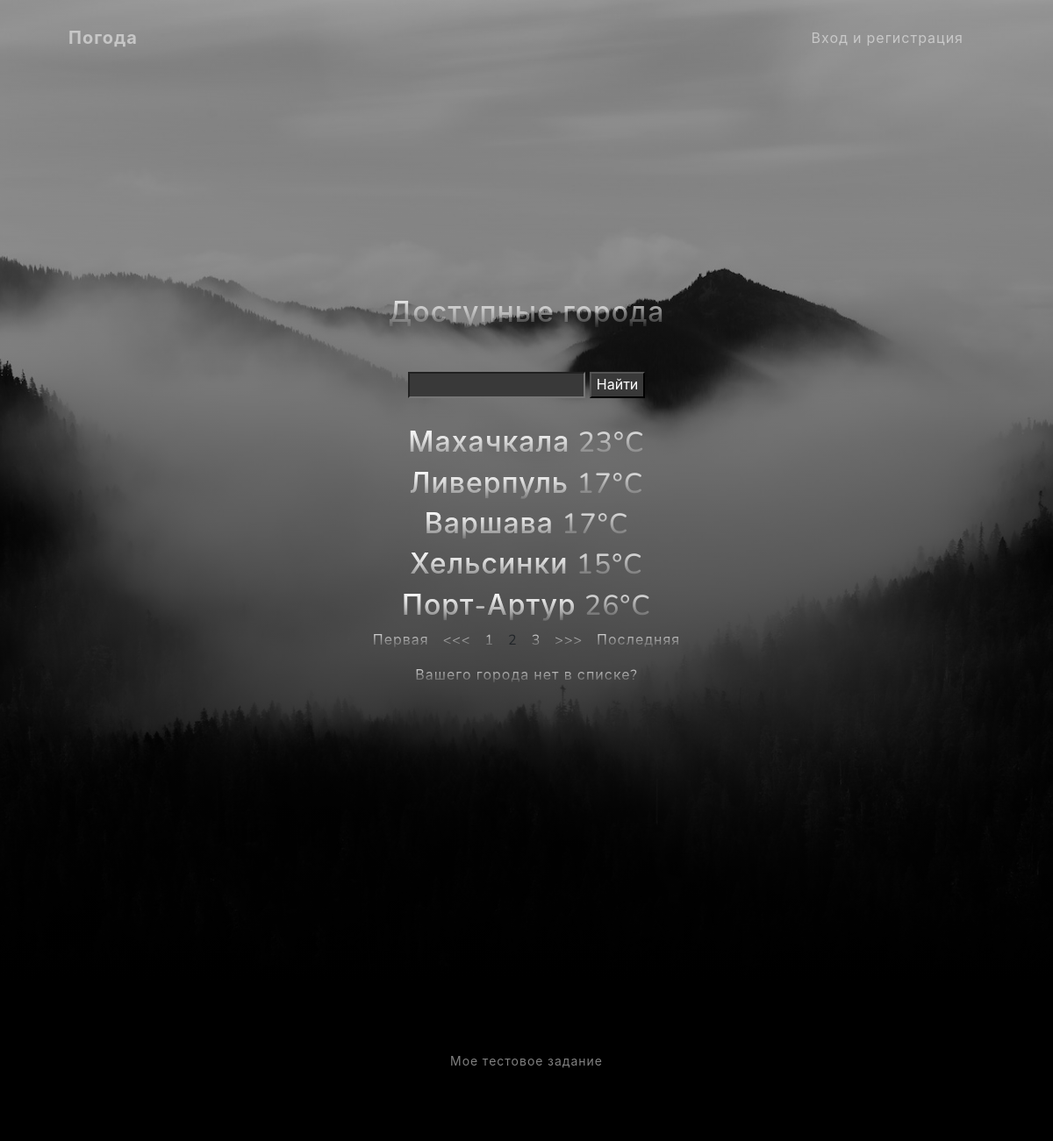
The app's page /weather/cities/?page=2 with its own data.
### weather/models.py (models this page shows)
class City(models.Model):
    city = models.CharField(max_length=60, unique=True, verbose_name="Город")
    weather_history = models.ManyToManyField(Weather, related_name="city", blank=True)
    def __str__(self):
        return self.city
    def get_absolute_url(self):
        return f'/weather/cities/{self.id}/'

class Weather(models.Model):
    temperature = models.IntegerField(default=None)
    in_time = models.DateTimeField(auto_now_add=True)
    in_date = models.DateField(auto_now_add=True)

### weather/views.py (the view)
# urls.py: path('cities/', CityListView.as_view(), name='cities'),
class CityListView(ListView):
    model = City
    context_object_name = 'cities'
    template_name = 'weather/cities.html'
    def get_context_data(self, **kwargs):
        context = super().get_context_data(**kwargs)
        filter = CityFilter(self.request.GET, queryset=self.get_queryset())
        context['filter'] = CityFilter(self.request.GET, queryset=self.get_queryset())
        filter_qs = filter.qs
        paginator = Paginator(filter_qs, 5)
        page = self.request.GET.get('page', 1)
        try:
            cities = paginator.page(page)
        except PageNotAnInteger:
            cities = paginator.page(1)
        except EmptyPage:
            cities = paginator.page(paginator.num_pages)
        context['paginator'] = paginator
        context['cities'] = cities
        return context
    def get_queryset(self):
        queryset = City.objects.all()
        return queryset

### templates/weather/cities.html (shortened to what this page needs)
{% extends 'flatpages/default.html' %}
{% load static %}
{% load custom_filters %}
{% block content %}
<h2 class="marg-bottom">Доступные города</h2>
<form method="GET" class="box1 ">
	{{ filter.form }}
	<input type="submit" value="Найти">
<div class="cities_pag">
{% for city in cities %}
<h2><a href="{{city.get_absolute_url}}">{{city}}</a> {{city.weather_history.all.last.temperature}}°C</h2>
{%endfor%}
{%if 'city__icontains' not in request.build_absolute_uri %}
{% if cities.has_other_pages %}
<div class="container1">
    	<ul class="pagination">
    {% if cities.has_previous %}
        <li><a href="?page=1">Первая</a></li>
        <li><a href="?page={{ cities.previous_page_number }}"><<<</a></li>
    {% endif %}
    {% for num in cities.paginator.page_range %}
        {% if cities.number == num %}
            <li><a>{{ num }}</a></li>
        {% elif num > cities.number|add:'-2' and num < cities.number|add:'2' %}
            <li><a href="?page={{ num }}">{{ num }}</a></li>
        {% endif %}
    {% endfor %}
    {% if cities.has_next %}
        <li><a href="?page={{ cities.next_page_number }}">>>></a></li>
        <li><a href="?page={{cities.paginator.num_pages }}">Последняя</a></li>
    {% endif %}
        </ul>
    </div>
{% endif %}
{%endif%}
</div>
<a class="main_menu_a" href="{% url 'city_create' %}">Вашего города нет в списке?</a>
{% endblock %}

### records on screen
City: city "Махачкала", weather_history.all.last.temperature "23"
City: city "Ливерпуль", weather_history.all.last.temperature "17"
City: city "Варшава", weather_history.all.last.temperature "17"
City: city "Хельсинки", weather_history.all.last.temperature "15"
City: city "Порт-Артур", weather_history.all.last.temperature "26"

### other values on screen
{{ num }} "1" "3"
{{ num }} "2"
